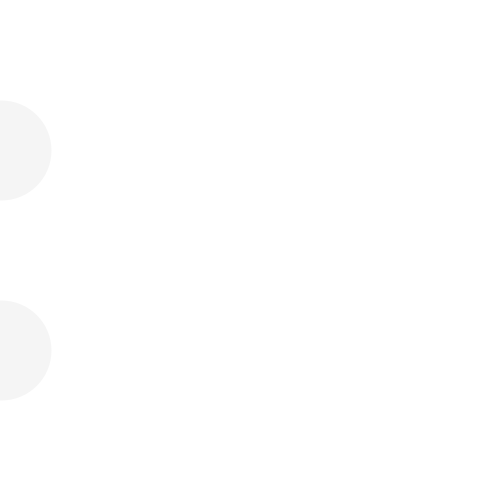
Frame 1 (no input)
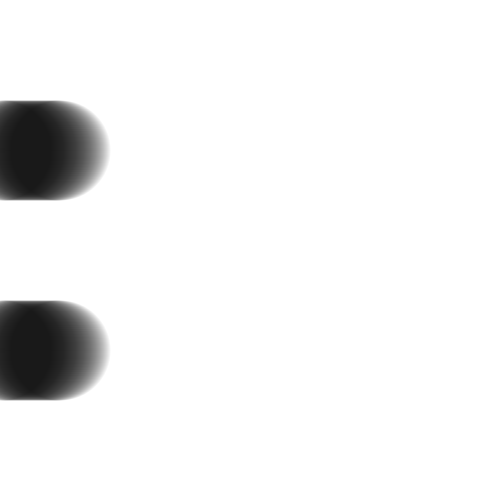
Frame 60 (the mouse pressed at the canvas centre just before this capture)
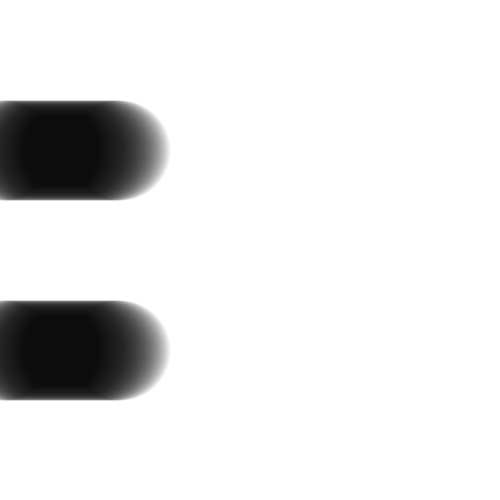
Frame 120 (the mouse held since frame 60 and released just before this capture)

The Processing sketch that drew these frames (run headless with seeded random() and noise(); from frame 60 on, the mouse is pressed at the canvas centre):

// Processing sketch: pierwszyRuch02CountWyscigi
// ── pierwszyRuch02CountWyscigi.pde
void setup()
{
  size(500, 500);
  strokeWeight(100);
  stroke(0, 10);
  background(255);
  frameRate(60);
}

void draw()
{
  point(frameCount, 150);
  point(frameCount, 350);
}
